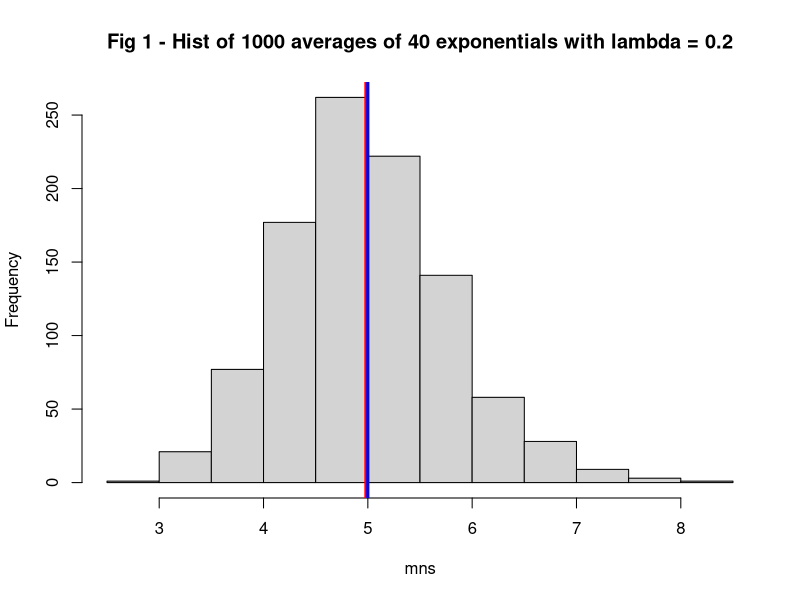
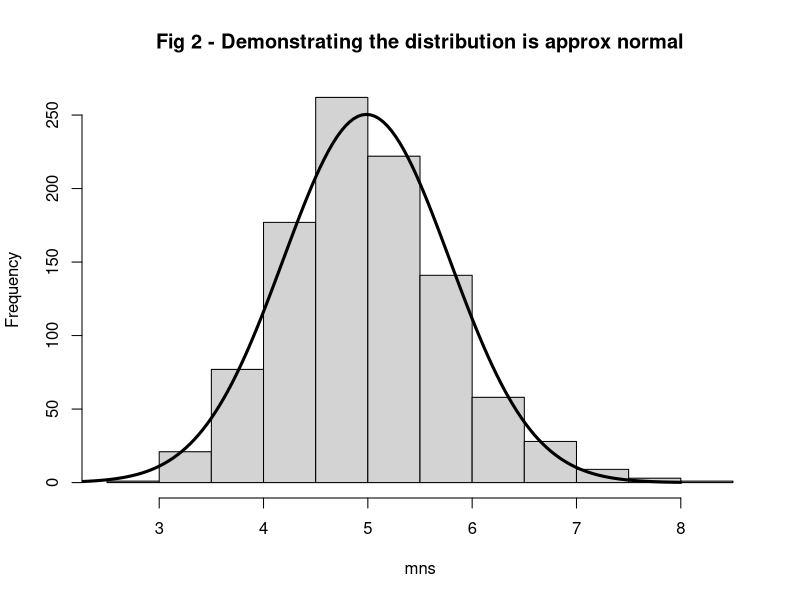
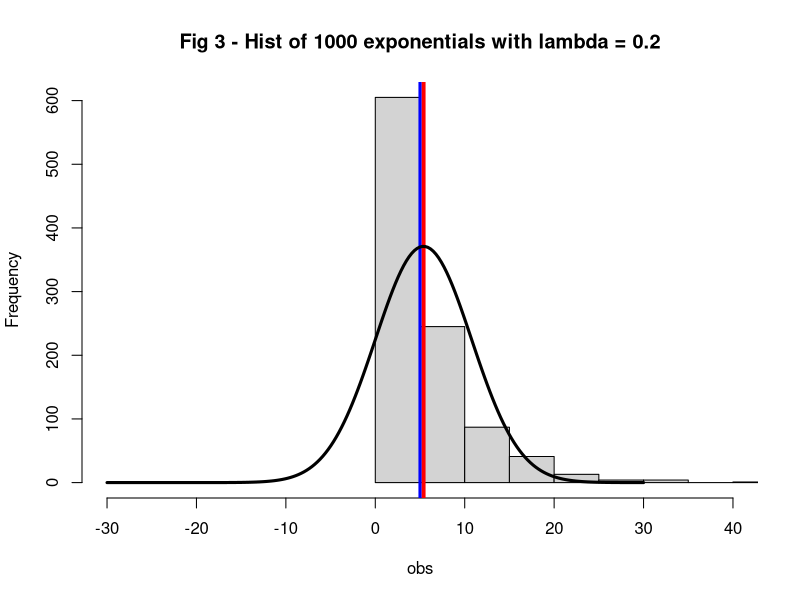

These charts were generated, in order, by the following R code:
## ---- chunk 1
knitr::opts_chunk$set(echo = FALSE)
## ---- chunk 2
set.seed(42)
mns <- NULL
for(i in 1:1000) mns <- c(mns, mean(rexp(40, 0.2)))
hist(mns,
     main = "Fig 1 - Hist of 1000 averages of 40 exponentials with lambda = 0.2")
abline(v = mean(mns), 
       col = "red",
       lwd = 4)
abline(v = 5,
       col = "blue",
       lwd = 3)
## ---- chunk 3
mnsstats <- as.matrix(c(mean(mns), sd(mns)))
rownames(mnsstats) <- c("Mean", "Stdev")
colnames(mnsstats) <- "Estimate"
mnsstats

## ---- chunk 4
sd(mns) * sqrt(40)
## ---- chunk 5
hist(mns,
     main = "Fig 2 - Demonstrating the distribution is approx normal")
x <- seq(0, 8, length = 200) # x vector defining the x axis values
y <- dnorm(x, mean = mean(mns), sd = sd(mns))
lines(x, y*500, lwd = 3)
## ---- chunk 6
set.seed(42) # ensures reproducible simulations
obs <- rexp(n = 1000, rate = 0.2) #simulates 1000 exponentials with lambda = 0.2
# and stores them in variable obs
hist(obs, # plots obs as a histogram
     main = "Fig 3 - Hist of 1000 exponentials with lambda = 0.2",
     xlim = range(-30, 40))
abline(v = mean(obs), 
       col = "red",
       lwd = 4)
abline(v = 5,
       col = "blue",
       lwd = 3)
x2 <- seq(-30, 30, length = 200)
y2 <- dnorm(x2, mean = mean(obs), sd = sd(obs))
lines(x2, y2*5000, lwd = 3)
## ---- chunk 7
stats <- as.matrix(c(mean(obs), sd(obs))) #stores mean and sd of obs as a matrix
rownames(stats) <- c("Mean", "Stdev") #assigns row and column names to matrix
colnames(stats) <- "Estimate"
stats
